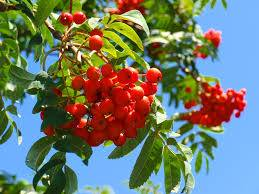
%> input picture Data/18.png, 259 x 194 px
$ octave finalproject.m   (GNU Octave 9; MATLAB toolbox functions it lacks are replaced by stand-ins)
%> lines starting %> are read from the running program, lines starting %| are printed output that depends on the picture; in (x1, y1, x2, y2) boxes, pixels count from 0 and x2, y2 are one past the last pixel; in counts of white or black regions, pixels touching at a corner belong together; the program's own positions count from 1
he = imread('18.png');
%> he is the input picture: size 194x259x3 uint8; mean R, G, B 113.5, 122, 107.3
imshow(he), title('H&E image');
text(size(he,2),size(he,1)+15,...
     'Image courtesy of Alan Partin, Johns Hopkins University', ...
     'FontSize',7,'HorizontalAlignment','right');
 lab_he = rgb2lab(he);
%> lab_he: size 194x259x3 double; mean of channels 1, 2, 3 51.9, -1.5, 10.3
 ab = lab_he(:,:,2:3);
ab = im2single(ab);
nColors = 3;
% repeat the clustering 3 times to avoid local minima
pixel_labels = imsegkmeans(ab,nColors,'NumAttempts',3);
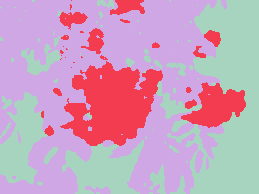
%> pixel_labels: size 194x259 uint8; 3 distinct labels, from 1 to 3; one colour per label, 0 black
imshow(pixel_labels,[])
title('Image Labeled by Cluster Index');
mask1 = pixel_labels==1;
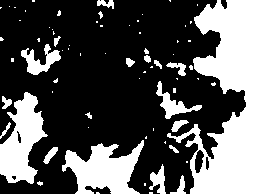
%> mask1: size 194x259 logical; 33.5% white; 71 white regions (50 under 20 px), largest, box (x1, y1, x2, y2) and area: (167, 0, 259, 194) 9345, (62, 140, 144, 194) 2533, (0, 92, 48, 184) 2431
cluster1 = he .* uint8(mask1);
imshow(cluster1)
title('Objects in Cluster 1');
mask2 = pixel_labels==2;
%> mask2: size 194x259 logical; 17.2% white; 28 white regions (13 under 20 px), largest, box (x1, y1, x2, y2) and area: (60, 61, 163, 146) 5379, (181, 82, 246, 128) 1651, (110, 0, 145, 15) 354
cluster2 = he .* uint8(mask2);
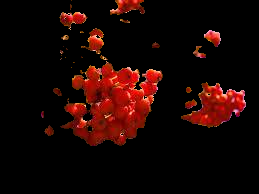
%> cluster2: size 194x259x3 uint8; mean R, G, B 27, 5.9, 3.4
imshow(cluster2)
title('Objects in Cluster 2');
mask3 = pixel_labels==3;
%> mask3: size 194x259 logical; 49.3% white; 24 white regions (13 under 20 px), largest, box (x1, y1, x2, y2) and area: (0, 0, 220, 194) 19648, (109, 94, 198, 194) 4166, (198, 124, 224, 159) 415
cluster3 = he .* uint8(mask3);
imshow(cluster3)
title('Objects in Cluster 3');
L = lab_he(:,:,1);
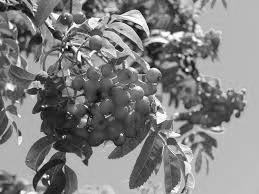
%> L: size 194x259 double; min 1.08, max 99.95, mean 51.9; drawn with min black and max white
L_blue = L .* double(mask3);
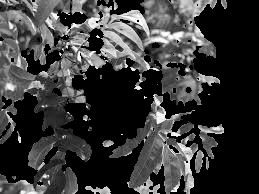
%> L_blue: size 194x259 double; min 0, max 99.66, mean 22.3; drawn with min black and max white
L_blue = rescale(L_blue);
idx_light_blue = imbinarize(nonzeros(L_blue));
%> idx_light_blue = 24786 logical values, 9140 true
blue_idx = find(mask3);
%> blue_idx = 24786 values from 1 to 43852
mask_dark_blue = mask3;
mask_dark_blue(blue_idx(idx_light_blue)) = 0;
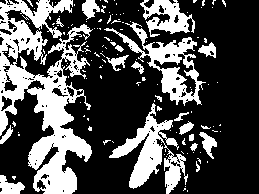
%> mask_dark_blue: size 194x259 logical; 31.1% white; 134 white regions (114 under 20 px), largest, box (x1, y1, x2, y2) and area: (0, 0, 93, 194) 8086, (109, 103, 188, 194) 2408, (104, 22, 206, 106) 2111

blue_nuclei = he .* uint8(mask_dark_blue);
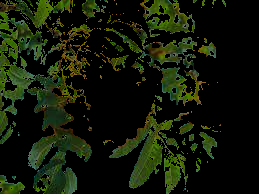
%> blue_nuclei: size 194x259x3 uint8; mean R, G, B 18.1, 25.2, 8.1
imshow(blue_nuclei)
title('Blue Nuclei');
